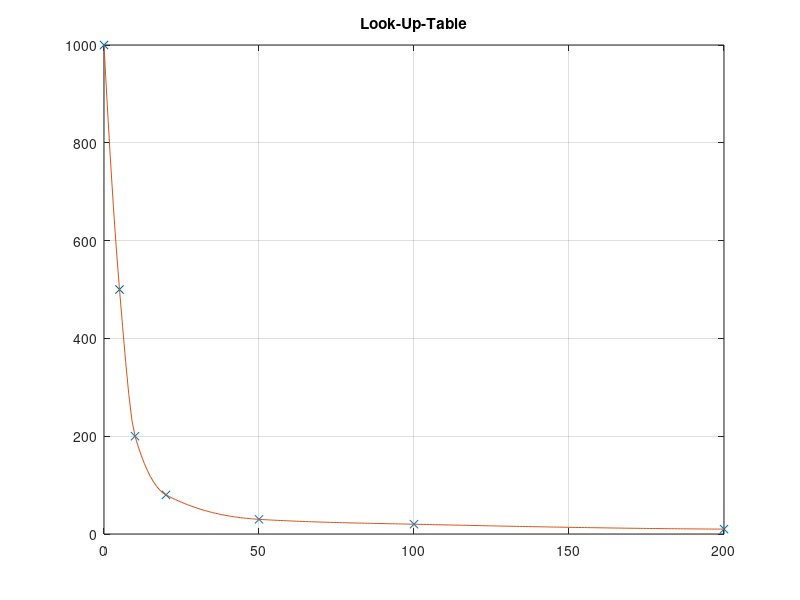

Recreate this plot in MATLAB.
%% Calculate a Look-Up-Table from sample points
% and store it in a csv file for later use in a C array
%
% In the C file the values can be imported into an array as follows:
% const int32_t LUT[] = {
%     #include "lut.csv"
% };  // The array is initialized with the values stored in the csv file.
% 
% (c) hhrt@zhaw.ch 24.07.2020
clc; clear; close all;

%% Enter the sample points
x = [   0   5  10 20 50 100 200];
y = [1000 500 200 80 30  20  10];

%% Calculate the values of the Look-Up-Table
xi = 0:1:200;
yi = interp1(x,y,xi,'pchip');
% Plot samples and LUT for visual verification
plot(x,y,'x', xi,yi); grid;
title('Look-Up-Table');

%% Round to integer if desired
lut = round(yi);

%% Write to a file
csvwrite('lut.csv', lut);
